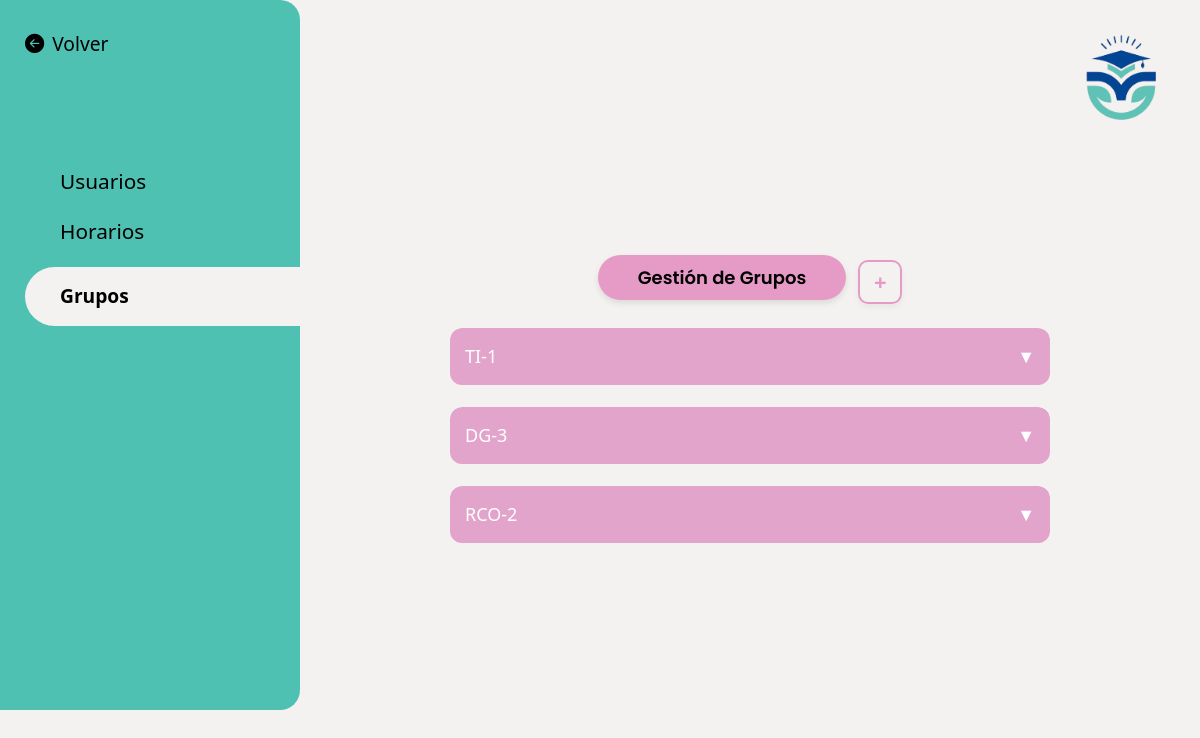
The page /users/secretario/grupo/secretario-grupo.php on the database its author committed.
### tables this page shows
CREATE TABLE grupo (
	id_grupo int PRIMARY KEY NOT NULL AUTO_INCREMENT,
	orientacion_grupo ENUM(
		'Tecnologías de la Información',
		'Tecnologías de la Información Bilingüe',
		'Finest IT y Redes',
		'Redes y Comunicaciones Ópticas',
		'Diseño Gráfico en Comunicación Visual',
		'Secretariado Bilingüe - Inglés',
		'Tecnólogo en Ciberseguridad'
		) NOT NULL,
	turno_grupo varchar(50) NOT NULL,
	nombre_grupo varchar(50) NOT NULL,
	cantidad_alumno_grupo int NOT NULL,
	id_adscripto int NOT NULL,
	id_secretario int NOT NULL  
);

### users/secretario/grupo/secretario-grupo.php (the view, shortened to what this page needs)
<?php
$con = conectar_bd();
$result = $con->query("
    SELECT grupo.id_grupo,
           grupo.nombre_grupo,
           grupo.orientacion_grupo,
           grupo.turno_grupo,
           grupo.cantidad_alumno_grupo,
           adscripto.id_adscripto,
           adscripto.id_usuario AS id_usuario_adscripto,
           usuario.nombre_usuario,
           usuario.apellido_usuario
    FROM grupo
    JOIN adscripto
        ON grupo.id_adscripto = adscripto.id_adscripto
    JOIN usuario
        ON adscripto.id_usuario = usuario.id_usuario
");
?>
<!DOCTYPE html>
<head>
    <link href="https://cdn.jsdelivr.net/npm/bootstrap@5.3.2/dist/css/bootstrap.min.css" rel="stylesheet"/>
    <link href="https://cdn.jsdelivr.net/npm/bootstrap-icons@1.10.5/font/bootstrap-icons.css" rel="stylesheet">
    <link rel="stylesheet" href="/css/style.css">
</head>
<body>
  <div class="container-fluid">
    <div class="row">
      <div class="col-md-3 barra-lateral d-none d-md-flex">
        <div class="volverGeneral">
          <div class="volver">
            <a href="../../../index.php" class="mb-3"><i class="bi bi-arrow-left-circle-fill me-2"></i>Volver</a>
        </div>
        </div>
        <a href="" class="nav-opciones">Usuarios</a>
        <a href="../horario/horario-secretario.php" class="nav-opciones">Horarios</a>
        <a href="../grupo/secretario-grupo.php" class="fw-semibold seleccionado mb-2">Grupos</a>
       </div>
    <div class="col-md-9 horarios-estudiante">
      <img src="/img/logo.png" alt="Logo" class="logo">
      <div class="acordion-total">
  <div class="acordion">
  <div class="bloque-agregar">
              <h1 class="etiqueta">Gestión de Grupos</h1>
              <button class="agregar"
                      data-bs-toggle="modal"
                      data-bs-target="#modalGrupo"
                      onclick="document.getElementById('accion').value='insertar';">
                  +
              </button>
  </div>
<?php while($row = $result->fetch_assoc()): ?>
<div class="dia">
    <button class="boton-opciones miercoles"><?php echo htmlspecialchars($row['nombre_grupo'], ENT_SUBSTITUTE); ?></button>
</div>
<?php endwhile; ?>
          </div>
        </div>
      </div>
    </div>
  </div>
</body>
</html>

### css/style.css (style rules this page uses)
body { font-family: 'Segoe UI', sans-serif; background-color: var(--color-fondo); padding: 0px; margin: 0px; }
a { text-decoration: none; }
.barra-lateral { background-color: var(--color-barra-lateral); height: 710px; border-top-right-radius: 20px; border-bottom-right-radius: 20px; padding: 30px 25px; color: black; display: flex; flex-direction: column; gap: 1.2rem; }
.volverGeneral { display: flex; align-items: baseline; justify-content: space-between; gap: 10px; font-size: 1.2rem; color: black; text-decoration: none; margin-bottom: 40px; font-weight: 500; }
.volver { display: flex; align-items: center; justify-content: space-around; gap: 15px; margin-bottom: 2rem; }
.volver a { color: black; }
.nav-opciones { display: flex; font-size: 1.3rem; color: black; border: none; background-color: transparent; text-align: left; padding: 0 35px; }
.seleccionado { display: flex; font-size: 1.2rem; border-style: solid; border-color: var(--color-fondo); border-width: 15px 350px 15px 15px; border-radius: 40px 40px 40px 40px; background-color: var(--color-fondo); color: black; padding: 0 20px; }
.seleccionado, .nav-opciones { white-space: nowrap; }
.logo { position: absolute; top: 30px; right: 30px; width: 100px; }
.horarios-estudiante { display: flex; justify-content: center; align-items: center; min-height: 100vh; padding: 20px; position: relative; }
.acordion-total { display: flex; justify-content: center; align-items: center; width: 100%; }
.acordion { width: 100%; max-width: 600px; margin: 0 auto; }
.dia { margin-bottom: 12px; border-radius: 12px; overflow: hidden; }
.boton-opciones { width: 100%; padding: 15px; border: none; color: white; font-size: 18px; cursor: pointer; text-align: left; position: relative; border-radius: 12px; margin-bottom: 10px; }
.boton-opciones::after { content: "▼"; position: absolute; right: 15px; transition: transform 0.3s ease; }
.miercoles { background-color: #e3a4cc; }
.bloque-agregar { display: flex; align-items: center; gap: 12px; margin: 20px 0; justify-content: center; }
.bloque-agregar .etiqueta { background: #e69ac6; color: #000; border: none; padding: 12px 40px; border-radius: 50px; font-size: 18px; font-weight: 600; font-family: 'Poppins', sans-serif; box-shadow: 0 3px 6px rgba(0,0,0,0.1); transition: all 0.3s; }
.bloque-agregar .agregar { width: 44px; height: 44px; border: 2px solid #e69ac6; color: #e69ac6; font-size: 22px; font-weight: bold; border-radius: 10px; background: transparent; cursor: pointer; box-shadow: 0 3px 6px rgba(0,0,0,0.05); transition: all 0.3s; }

### rows shown on the page
grupo: nombre_grupo "TI-1"
grupo: nombre_grupo "DG-3"
grupo: nombre_grupo "RCO-2"
